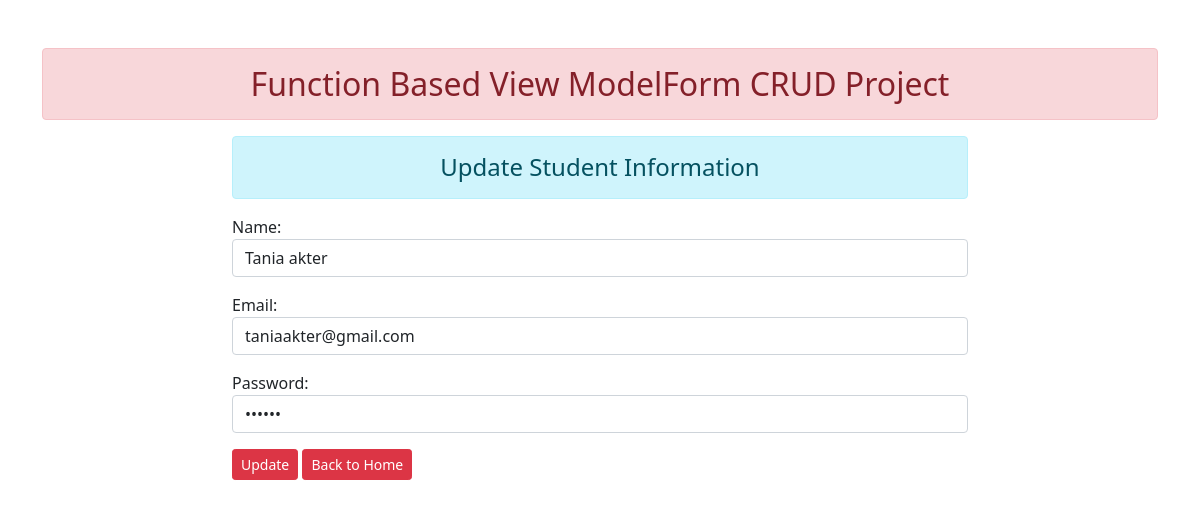
/update/2/, run on an earlier commit of the app's database.
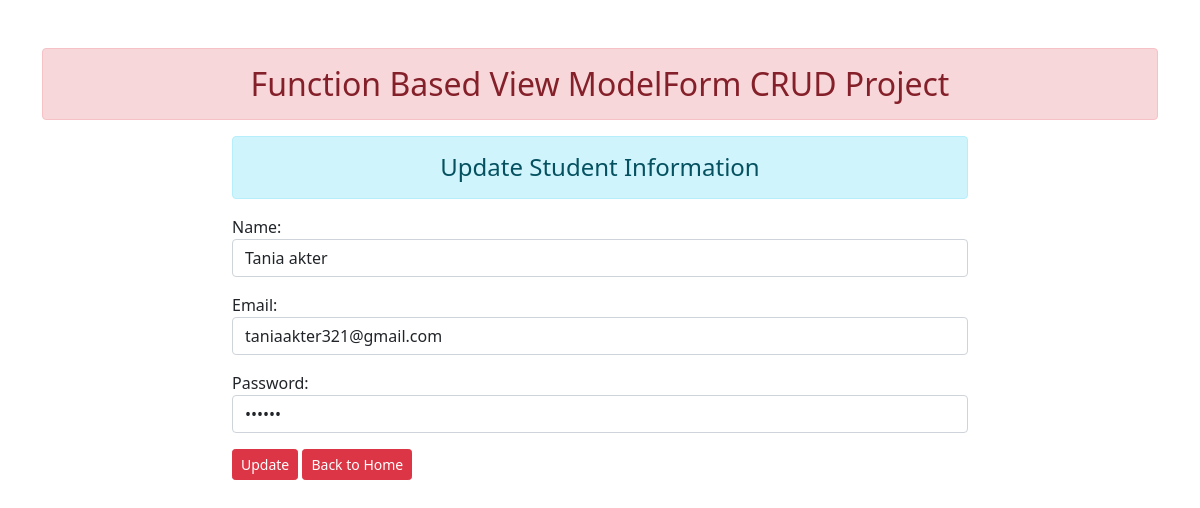
And on a later commit of the database.
### app1/models.py (models this page shows)
class User(models.Model):
    name = models.CharField(max_length=80)
    email = models.EmailField(max_length=100)
    password = models.CharField(max_length=50)

### app1/views.py (the view)
# urls.py: path('update/<int:id>/', views.update_data, name="update_info"),
def update_data(request, id):
    if request.method == "POST":
        record = User.objects.get(pk=id)
        fm = StudentRegistration(request.POST, instance=record)
        if fm.is_valid():
            fm.save()
        messages.success(request=request, message="You Successfully Updated your Record")
        return HttpResponseRedirect('/')
    else:
        record = User.objects.get(pk=id)
        fm = StudentRegistration(instance=record)
    return render(request, "app1/update.html", context={'form':fm})

### app1/forms.py
class StudentRegistration(forms.ModelForm):
    class Meta:
        model = User
        fields = ['name', 'email', 'password']
        widgets = {
            'name' : forms.TextInput(attrs={'class':'form-control'}),
            'email' : forms.EmailInput(attrs={'class':'form-control'}),
            'password' : forms.PasswordInput(render_value=True,attrs={'class':'form-control'}),
        }

### app1/templates/app1/update.html
{% extends 'app1/base.html' %} {% block content %}
<div class="row">
  <div class="col-sm-8 offset-2">
    <h4 class="alert alert-info text-center">Update Student Information</h4>
    <form action="" method="post">
      {% csrf_token %} {{form.as_p}}
      <button type="submit" class="btn btn-danger btn-sm">Update</button>
      <a href="{% url 'home' %}" class="btn btn-danger btn-sm">Back to Home</a>
    </form>
  </div>
</div>
{% endblock content %}

What changed in the data, as far as the page shows it:
changed User "Tania akter": email "taniaakter@gmail.com" → "taniaakter321@gmail.com"
